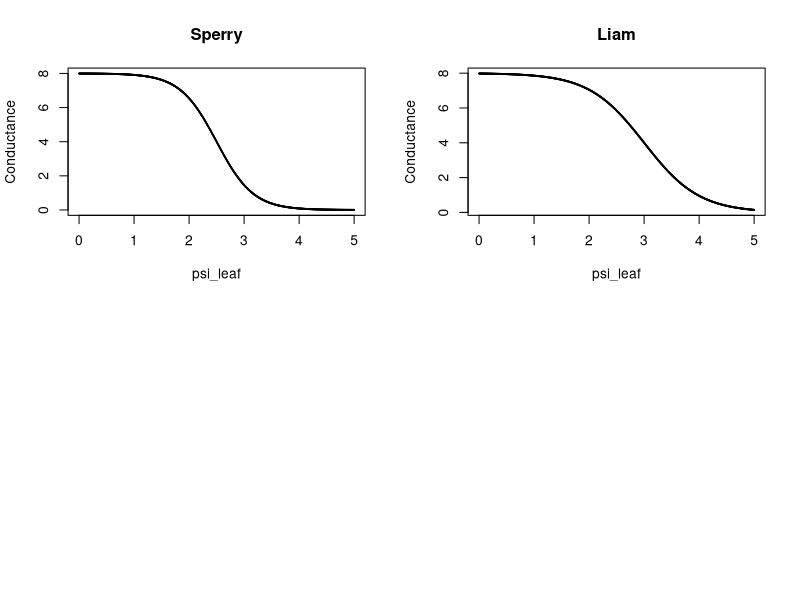
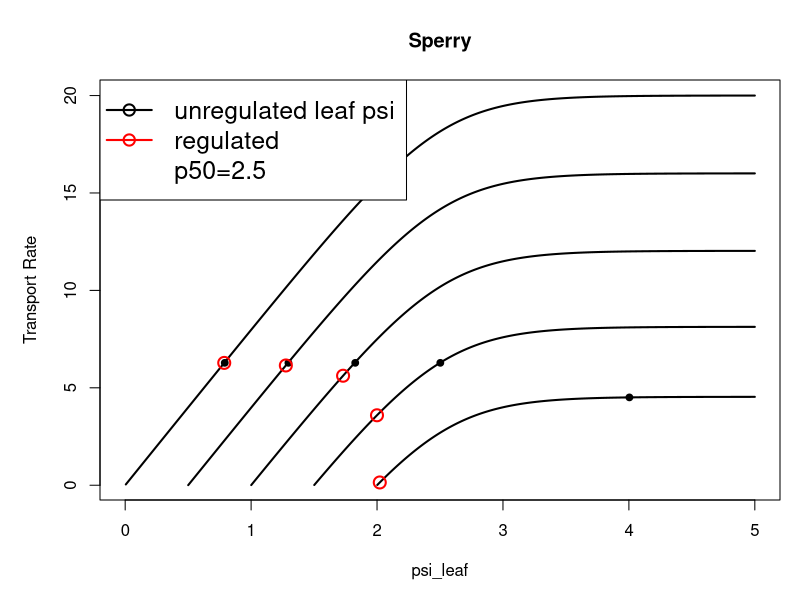
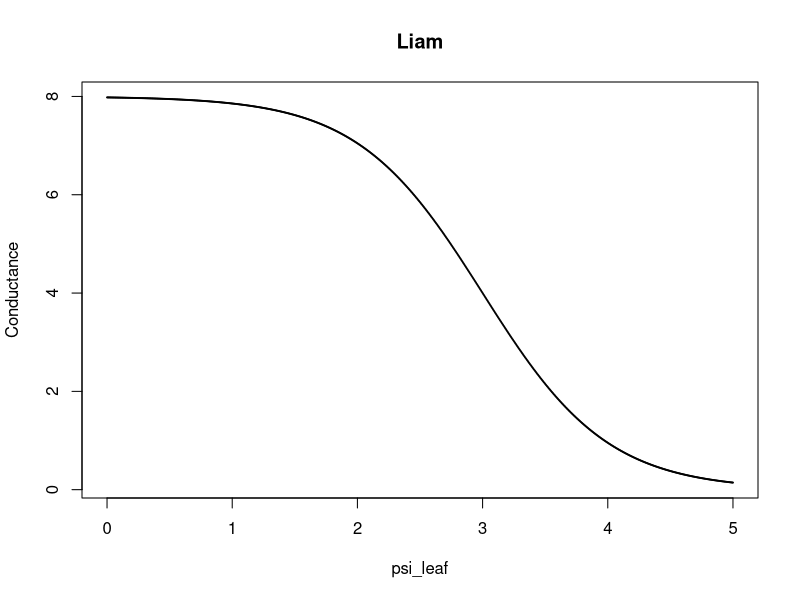
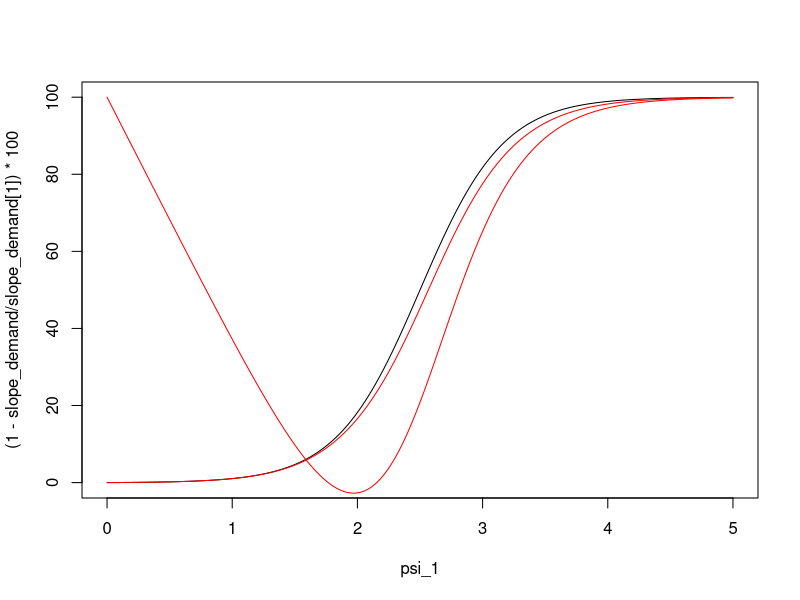

Here is the R script that generated these plots, in order: (Note: this script raises an error after producing the figures.)


e_can <- function(psi_leaf, psi_soil, res, gi) { ( psi_leaf - psi_soil )*gi / res }
gi <- function(psi_leaf, p50) { 1 - (1 / (1 + exp(5.0*(p50 - psi_leaf))))  }

p50 <- 3
res <- 10
psi_leaf <- seq(0.01, 7, length=1000)
psi_soil <- 0.0

sum_e <- (e_can(psi_leaf, psi_soil, res, gi(psi_leaf, p50) ))
new <- rep(0,length=length(sum_e))

for(i in 1:length(sum_e))
  {
    new[i] <- sum(sum_e[1:i])
  }

#e_can <- function(x, res, gi) { ( psi_leaf )*gi / res }
#gi <- function(psi_leaf, p50) { 1 - (1 / (1 + exp(2.0*(p50 - psi_leaf))))  }

## conductance here is assuming the soil matric potential is 0. 
conductance <- function(x) (8*(1 - (1 / (1 + exp(2.0*(3 - x))))))

p50 <- 0.5
K_max <- 8
res <- 1/K_max
psi_leaf <- seq(0.0, 5, length=1000)
psi_soil <- 0.0
cum_can_transport <- rep(0, length=1000)

## transpiration rate assuming the soil matric potential is 0. 
e_can <- function(psi_leaf) { ( psi_leaf - psi_soil )*((1 - (1 / (1 + exp(2.0*(3 - psi_leaf)))))) / res }
sum_e <- e_can(psi_leaf)

##------------------------------------------------------------------------------------------------------------------------------------------
## Sperry's version of supply-demand-loss theory 
## trying to work out why Sperry doensn't have the potential difference between soil and leaf included when calculating evaporation

sperry_cond <- function(psi_leaf) { ((1 - (1 / (1 + exp(3.0*(2.5 - psi_leaf)))))) / res }
#cum_can_transportx <- rep(0, length=1000)
cum_can_transportx <- matrix(0,0,nrow=1000, ncol=5) # this is the supply function
predawn_soil_mat_pot <- seq(0,2, by=0.5) # this assumes initial plant matric potential is the same as the soil matric potential

for(j in 1:length(predawn_soil_mat_pot))
  {
    for(i in 1:1000)
      {
        ffx <- integrate(sperry_cond, predawn_soil_mat_pot[j], psi_leaf[i] )
        cum_can_transportx[i,j] <- pmax(0, ffx$value)
      }
  }

for(l in 1:length(predawn_soil_mat_pot)) # remove the zeros from the 
{
  kop <- which(cum_can_transportx[,l] == 0)
  cum_can_transportx[kop,l] <- NA
}

cond_max_slope_sperry <- rep(0, lenght=5)
  
for(i in 1:length(predawn_soil_mat_pot))
  {
    cond_max_slope_sperry[i] <-  sperry_cond(predawn_soil_mat_pot[i]) # for Sperry the maximum conductance is always the pre-dawn matric potential/soil matric potential 
  }

##------------------------------------------------------------------------------------------------------------------------------------------
## make transpiration demand
Gmax <- 12563.1 # (Sperry 2016, 2130 kg h^-1 m^-2) NOTE it should be (kg h^-1 MPa^-1 m^-2) (12563.1 in Excel doc)
G <- rep(Gmax, length=5)
VPD <- 0.5*0.001   # (Sperry 2016, leaf-to-air vapor pressure deficit 1 kPa) (0.001 converts to MPa) NOTE in Sperry 2016 this is 1 which is crazy, in the Excel script it is 100
#evap_demand <- G*VPD

# need to define an Pcrit, i.e. a matric potential we choose wheere we decide conductance is effectively zero. We use this to get Ecrit, i.e. maximum transpiration beyond which leads to runaway cavitation  
P_crit <- 4 # MPa - this is arbitrary and could be a plant trait 
# get maximum transpiration possible based on Pcrit and soil matric potential 
E_crit <- rep(0, lenght=5)
evap_demand <- rep(0, lenght=5)

for(j in 1:5)
  {
    ffx <- integrate(sperry_cond, predawn_soil_mat_pot[j], P_crit )
    E_crit[j] <- pmax(0, ffx$value)
    evap_demand[j] <- G[j]*VPD
    if(evap_demand[j] > E_crit[j]) evap_demand[j] <- E_crit[j] # demand can't be greater than maximum supply
  }

## quick and dirty method to find the psi where demand is met. 
demand_met_at_sperry <- rep(0, length=5)
psi_demand_met_at_sperry <- rep(0, length=5)
demand_met_at_slope_sperry <- rep(0, length=5)
loss_function_sperry <- rep(0, length=5)
regulated_transpiration <- rep(0, length=5)
regulated_leaf_psi <- rep(0, length=5)

for(i in 1:5)
  {
    demand_met_at_sperry[i] <- which(cum_can_transportx[,i] >= evap_demand[i])
    psi_demand_met_at_sperry[i] <- psi_leaf[demand_met_at_sperry[i]]
    demand_met_at_slope_sperry[i] <- sperry_cond(psi_demand_met_at_sperry[i])
    loss_function_sperry[i] <- demand_met_at_slope_sperry[i] / cond_max_slope_sperry 
    regulated_leaf_psi[i] <- predawn_soil_mat_pot[i] + ((psi_demand_met_at_sperry[i] - predawn_soil_mat_pot[i])*loss_function_sperry[i])

    ffx <- integrate(sperry_cond, predawn_soil_mat_pot[i], regulated_leaf_psi[i] )
    regulated_transpiration[i] <- pmax(0, ffx$value)
    G[i] <- G[i]*loss_function_sperry[i]
    
  }


demand_met_at_sperry1 <- rep(0, length=5)

for(i in 1:5)
{
  demand_met_at_sperry1[i] <- which(cum_can_transportx[,i] >= regulated_transpiration[i])
  demand_met_at_sperry1[i] <- psi_leaf[demand_met_at_sperry1[i]]
}

##--------------------------------------------------------------------------------
# Calculation of regulated stomatal conductance - these two are equivalent
#G_new <- demand_new/VPD
#G <- G*loss_function

##------------------------------------------------------------------------------------------------------------------------------------------

par(mfrow=c(2,2))
plot(psi_leaf, sperry_cond(psi_leaf), cex=0.1, main="Sperry", ylab="Conductance") # Sperry's conductance rate (Sperry and Love 2015 Fig. 1)
plot(psi_leaf, conductance(psi_leaf), cex=0.1, main="Liam", ylab="Conductance") # My conductance rate assuming both transpiraiton and conductance are affected by the matric potential difference

graphics.off()
pdf( file="Supply_demand_loss_Sperrys_way.pdf", width=14,height=8 )
par( mfcol=c(2,2), mar=c(5,5,4,1))

par(mfrow=c(1,1))
plot(psi_leaf, cum_can_transportx[,1], type="l", lwd=2, cex=0.1, main="Sperry", ylab="Transport Rate") # Sperry's conductance rate (Sperry and Love 2015 Fig. 1)
points(psi_demand_met_at_sperry[1], evap_demand[1], type="p", cex=0.9, pch=19, col="black")
points(regulated_leaf_psi[1], regulated_transpiration[1], type="p", cex=1.6, pch=21, col="red", lwd=2)
lines(psi_leaf, cum_can_transportx[,2], lwd=2)
points(psi_demand_met_at_sperry[2], evap_demand[2], type="p", cex=0.9, pch=19, col="black")
points(regulated_leaf_psi[2], regulated_transpiration[2], type="p", cex=1.6, pch=21, col="red", lwd=2)
lines(psi_leaf, cum_can_transportx[,3], lwd=2)
points(psi_demand_met_at_sperry[3], evap_demand[3], type="p", cex=0.9, pch=19, col="black")
points(regulated_leaf_psi[3], regulated_transpiration[3], type="p", cex=1.6, pch=21, col="red", lwd=2)
lines(psi_leaf, cum_can_transportx[,4], lwd=2)
points(psi_demand_met_at_sperry[4], evap_demand[4], type="p", cex=0.9, pch=19, col="black")
points(regulated_leaf_psi[4], regulated_transpiration[4], type="p", cex=1.6, pch=21, col="red", lwd=2)
lines(psi_leaf, cum_can_transportx[,5], lwd=2)
points(psi_demand_met_at_sperry[5], evap_demand[5], type="p", cex=0.9, pch=19, col="black")
points(regulated_leaf_psi[5], regulated_transpiration[5], type="p", cex=1.6, pch=21, col="red", lwd=2)
legend("topleft", c("unregulated leaf psi","regulated","p50=2.5"), col=c("black", "red", "white"), pch = 1, cex=1.5, lwd=2)
graphics.off()


plot(psi_leaf, conductance(psi_leaf), cex=0.1, main="Liam", ylab="Conductance") # My conductance rate assuming both transpiraiton and conductance are affected by the matric potential difference

##------------------------------------------------------------------------------------------------------------------------------------------
#sperry_cond <- function(psi_leaf) { ( psi_leaf )*((1 - (1 / (1 + exp(2.0*(3 - psi_leaf)))))) / res }

#demandx <- rep(0, length=1000)
psi_1 <- rep(0, length=1000)
slope_demand <- rep(0, length=1000)
loss_fun_sp_gs <- rep(0, length=1000)
reg_leaf_psi <- rep(0, length=1000)
regulated_trans <- rep(0, length=1000)
regulated_Gs <- rep(0, length=1000)

non_regulated_trans <- rep(0, length=1000)
non_regulated_Gs <- rep(0, length=1000)

max_slo_sp <- sperry_cond(0) 

for(i in 1:1000)
{
#  demandx[i] <- cum_can_transportx[i,1]
  psi_1[i] <- psi_leaf[i]
  slope_demand[i] <- sperry_cond(psi_1[i])
  loss_fun_sp_gs[i] <- slope_demand[i] / max_slo_sp 
  reg_leaf_psi[i] <- 0 + ((psi_1[i] - 0)*loss_fun_sp_gs[i])

  ffx <- integrate(sperry_cond, 0, psi_1[i] )
  non_regulated_trans[i] <- pmax(0, ffx$value)
  non_regulated_Gs[i] <- non_regulated_trans[i]/0.001 # E = G*VPD ---- G = E/VPD (VPD=1, 0.001 transforms to MPa)
  
  ffx <- integrate(sperry_cond, 0, reg_leaf_psi[i] )
  regulated_trans[i] <- pmax(0, ffx$value)
  regulated_Gs[i] <- regulated_trans[i]/0.001 # E = G*VPD ---- G = E/VPD (VPD=1, 0.001 transforms to MPa)
  # G[i] <- G[i]*loss_function_sperry[i]
  
}

 plot(psi_1, (1-slope_demand/slope_demand[1])*100, type ="l", lwd=1)
 lines(psi_1, (1-regulated_Gs/non_regulated_Gs)*100, col="red")
 lines(psi_1, (1-regulated_Gs/Gmax)*100, col="red")
 
 
### 
cum_can_transport_Gs <- rep(0, length=1000)
slope_sperry1 <- rep(0, length=1000)
loss_sperry1 <- rep(0, length=1000)
slope_max <- sperry_cond(0)
  

for(i in 1:1000)
{
  ff <- integrate(sperry_cond, 0, psi_leaf[i] )
  cum_can_transport_Gs[i] <- ff$value
  slope_sperry1 <- sperry_cond(psi_leaf)
  loss_sperry1 <- slope_sperry1/slope_max
}

## quick and dirty method to find the psi where demand is met. 
demand_met_at_sperry <- rep(0, length=5)
psi_demand_met_at_sperry <- rep(0, length=5)
demand_met_at_slope_sperry <- rep(0, length=5)
loss_function_sperry <- rep(0, length=5)
regulated_transpiration <- rep(0, length=5)
regulated_leaf_psi <- rep(0, length=5)

for(i in 1:5)
{
  demand_met_at_sperry[i] <- which(cum_can_transportx[,i] >= evap_demand[i])
  psi_demand_met_at_sperry[i] <- psi_leaf[demand_met_at_sperry[i]]
  demand_met_at_slope_sperry[i] <- sperry_cond(psi_demand_met_at_sperry[i])
  loss_function_sperry[i] <- demand_met_at_slope_sperry[i] / cond_max_slope_sperry 
  regulated_leaf_psi[i] <- predawn_soil_mat_pot[i] + ((psi_demand_met_at_sperry[i] - predawn_soil_mat_pot[i])*loss_function_sperry[i])
  
  ffx <- integrate(sperry_cond, predawn_soil_mat_pot[i], regulated_leaf_psi[i] )
  regulated_transpiration[i] <- pmax(0, ffx$value)
  G[i] <- G[i]*loss_function_sperry[i]
  
}



## surrogate to get derivitive of the transpiration rate
e_can2 <- expression(( x - psi_soil )*((1 - (1 / (1 + exp(2.0*(3 - x)))))) / res )
D(D(e_can2, 'x'),'x') # need to manually copy this derivitive - cant find a way to automate it.
d_de_can2 <- function(x) {(((1 - (1/(1 + exp(2 * (3 - x)))))) - (x - psi_soil) * (exp(2 * (3 - x)) * 2/(1 + exp(2 * (3 - x)))^2))/res}
##dd_ecan2 <- function(x) {-((exp(2 * (3 - x)) * 2/(1 + exp(2 * (3 - x)))^2 + ((exp(2 * (3 - x)) * 2/(1 + exp(2 * (3 - x)))^2) - (x - psi_soil) * (exp(2 * (3 - x)) * 2 * 2/(1 + exp(2 * (3 - x)))^2 - exp(2 * (3 - x)) * 2 * (2 * (exp(2 * (3 - x)) * 2 * (1 + exp(2 * (3 - x)))))/((1 + exp(2 * (3 - x)))^2)^2)))/res)}
psi_max_slope <- uniroot(d_de_can2, c(0, 5))$root # find the leaf matric potential which yields the highest transpiraiton rate

for(i in 1:1000)
{
  ff <- integrate(e_can, 0, psi_leaf[i] )
  cum_can_transport[i] <- ff$value
}

##------------------------------------------------------------------------------------------------------------------------------------------
##------------------------------------------------------------------------------------------------------------------------------------------
##------------------------------------------------------------------------------------------------------------------------------------------
##------------------------------------------------------------------------------------------------------------------------------------------
##------------------------------------------------------------------------------------------------------------------------------------------
##------------------------------------------------------------------------------------------------------------------------------------------
##------------------------------------------------------------------------------------------------------------------------------------------
##------------------------------------------------------------------------------------------------------------------------------------------
##------------------------------------------------------------------------------------------------------------------------------------------
##------------------------------------------------------------------------------------------------------------------------------------------
##------------------------------------------------------------------------------------------------------------------------------------------
##------------------------------------------------------------------------------------------------------------------------------------------
##------------------------------------------------------------------------------------------------------------------------------------------
##------------------------------------------------------------------------------------------------------------------------------------------
##------------------------------------------------------------------------------------------------------------------------------------------
##------------------------------------------------------------------------------------------------------------------------------------------
## Can't work out how Sperry's Gs declines faster than conductance.......


cond_max_slope <- max(conductance(psi_leaf)) #(Sperry's )

Gmax <- 12563.1 # (Sperry 2016, 2130 kg h^-1 m^-2) NOTE it should be (kg h^-1 MPa^-1 m^-2) (12563.1 in Excel doc)
G <- Gmax
VPD <- 2*0.001   # (Sperry 2016, leaf-to-air vapor pressure deficit 1 kPa) (0.001 converts to MPa) NOTE in Sperry 2016 this is 1 which is crazy, in the Excel script it is 100
evap_demand <- G*VPD
## quick and dirty method to find the psi where demand is met.
demand_met_at <- which(cum_can_transport > evap_demand)
demand_met_at <- psi_leaf[demand_met_at[1]]
demand_met_at_slope <- conductance(demand_met_at)
loss_function <- demand_met_at_slope / cond_max_slope

demand_new <- demand * loss_function

##--------------------------------------------------------------------------------
# Calculation of regulated stomatal conductance - these two are equivalent
#G_new <- demand_new/VPD
G <- G*loss_function

##------------------------------------------------------------------------------------------------------------------------------------------

conductance <- function(x) (K_max*(1 - (1 / (1 + exp(2.0*(3 - x))))))
y_int_cum <- function(x){ integrate(e_can, 0, x )$value - (e_can(x)*x)} # the y-intersept for the tangent
#abline(y_int_cum(2), e_can(2)) # the slope of the tangent is the transpiration rate (e_can)

plot(psi_leaf, conductance(psi_leaf), cex=0.1)
plot(psi_leaf, e_can(psi_leaf), cex=0.1)
plot(psi_leaf, cum_can_transport, cex=0.1)
ablineclip(y_int_cum(2), e_can(2), x1=1,x2=3, lty=2, col="red", lwd=2)

par(mfrow=c(1,1))
plot(psi_leaf, cum_can_transport, cex=0.1)
ablineclip(y_int_cum(1), e_can(1), x1=0.5,x2=1.5, lty=3, col="red", lwd=4)
ablineclip(y_int_cum(psi_max_slope), e_can(psi_max_slope), x1=psi_max_slope*0.85,x2=psi_max_slope*1.15, lty=3, col="red", lwd=4)
ablineclip(y_int_cum(4.0), e_can(4.0), x1=3.4,x2=4.5, lty=3, col="red", lwd=4)

##------------------------------------------------------------------------------------------------------------------------------------------
graphics.off()
pdf( file="Supply_demand_Sperrys_way.pdf", width=14,height=8 )
par( mfcol=c(2,2), mar=c(5,5,4,1))
plot(psi_leaf, sperry_cond(psi_leaf), cex=0.1, main="Sperry", ylab="Conductance") # Sperry's conductance rate (Sperry and Love 2015 Fig. 1)
text(7, 7, "(A)")
plot(psi_leaf, cum_can_transportx, cex=0.1, main="Sperry", ylab="Transport Rate") # Sperry's transport rate (Sperry and Love 2015 Fig. 1)
text(7, 20, "(B)")
graphics.off()




##------------------------------------------------------------------------------------------------------------------------------------------
## my way
cond_max_slope <- max(conductance(psi_leaf)) #(Sperry's )

Gmax <- 12563.1 # (Sperry 2016, 2130 kg h^-1 m^-2) NOTE it should be (kg h^-1 MPa^-1 m^-2) (12563.1 in Excel doc)
G <- Gmax
VPD <- 2*0.001   # (Sperry 2016, leaf-to-air vapor pressure deficit 1 kPa) (0.001 converts to MPa) NOTE in Sperry 2016 this is 1 which is crazy, in the Excel script it is 100
evap_demand <- G*VPD
## quick and dirty method to find the psi where demand is met.
demand_met_at <- which(cum_can_transport > evap_demand)
demand_met_at <- psi_leaf[demand_met_at[1]]
demand_met_at_slope <- conductance(demand_met_at)
loss_function <- demand_met_at_slope / cond_max_slope

demand_new <- demand * loss_function

##--------------------------------------------------------------------------------


graphics.off()
pdf( file="Supply_demand_Liams_way.pdf", width=14,height=8 )
par( mfcol=c(2,2), mar=c(5,5,4,1))
plot(psi_leaf, conductance(psi_leaf), cex=0.1, main="Liam", ylab="Conductance") # My conductance rate assuming both transpiraiton and conductance are affected by the matric potential difference
text(6, 7, "(C)")
plot(psi_leaf, cum_can_transport, cex=0.1, main="Liam", ylab="Transport Rate") # My transport rate assuming both transpiraiton and conductance are affected by the matric potential difference
text(6, 7, "(D)")
points(demand_met_at, demand, type="p", cex=1.5, pch=19, col="red")
ablineclip(y_int_cum(demand_met_at), e_can(demand_met_at), x1=demand_met_at*0.85,x2=demand_met_at*1.15, lty=2, col="red", lwd=2)
plot(psi_leaf, e_can(psi_leaf), cex=0.1, main="Liam", ylab="Conductance moderated psi diff and cavitation") # My conductance rate assuming both transpiraiton and conductance are affected by the matric potential difference
text(6, 7, "(E)")
graphics.off()

# (Sperry and Love) "The maximum dE/dPcanopy [max conductance and max slope of the line in Sperry's transport rate] is at the predawn start of the curve
# (Fig. 2, dashed dE/dPmax tangent) and equals the maximum soil–canopy k"
# While this is indeed the maximum conductance the maximum flow rate of water happens at a higher matric potential, see (E).
# This implies that the maximum slope of the transport function does not happen at 0MPa but at a higher MPa. I'm not sure what is more appropriate or correct.
# I'm obviously correct and also the best at being modest.
##------------------------------------------------------------------------------------------------------------------------------------------
##------------------------------------------------------------------------------------------------------------------------------------------
##------------------------------------------------------------------------------------------------------------------------------------------


transpiration <- rep(0, length=1000)
transpiration1 <- rep(0, length=1000)
#psi_leaf <- seq(0.01, 6.0, length=1000)

for(i in 1:1000)
{

  if(i==1)  x <- 0
  ff <- integrate(conductance, 0, psi_leaf[i] )
  transpiration[i] <- ff$value
  x <- x + psi_leaf[i]
}



for(i in 1:100)
{
  if(i==1)  x <- 0
  ff <- conductance(x + psi_leaf[i] )
  transpiration1[i] <- ff
  x <- x + psi_leaf[i]
}


new1 <- rep(0,length=length(transpiration1))

for(i in 1:length(transpiration1))
{
  new1[i] <- sum(transpiration1[1:i])
}

new2 <- rep(0,length=length(new1))

for(i in 1:length(new1))
{
  if(i==1)  x <- 0
  new2[i] <- (new1[i])/(psi_leaf[i])
  x <- new1[i]
}



poo <- expression( (5*(1 - (1 / (1 + exp(2.0*(3 - x)))))))

pam <- function(x) {-(5 * (exp(2 * (3 - x)) * 2/(1 + exp(2 * (3 - x)))^2))}

psi_leaf <- seq(0.01, 7, length=1000)
psi_soil <- 0
e_can <- function(psi_leaf) { ( psi_leaf - psi_soil )*((1 - (1 / (1 + exp(2.0*(3 - psi_leaf)))))) / res }

suppx <- e_can(psi_leaf)

sum_suppx <- rep(0, length(suppx))

for(i in 1:length(suppx))
{
  if(i < 2) 
  {
    sum_suppx[i] <- suppx[i]
  }
  
  if(i > 1)
  {
    sum_suppx[i] <- sum_suppx[i-1] + abs(suppx[i] - suppx[i-1]) 
  }
}

supp1 <- rep(0, length=1000)

for(i in 1:1000)
{
  ff <- integrate(e_can, 0, psi_leaf[i] )
  supp1[i] <- ff$value
}


 plot(psi_leaf, crap(psi_leaf))
 plot(psi_leaf, e_can(psi_leaf))
 abline(v=psi_leaf[335])
 plot(psi_leaf, crap(psi_leaf))
 abline(v=psi_leaf[335])
 fuck <- crap(psi_leaf)
 which(fuck==min(fuck))
 abline(v=psi_leaf[365])
 plot(psi_leaf, e_can(psi_leaf))
 plot(psi_leaf, ball(psi_leaf))
 plot(psi_leaf, e_can(psi_leaf))
 plot(psi_leaf, ball(psi_leaf))
 abline(h=0)
 plot(psi_leaf, e_can(psi_leaf))
